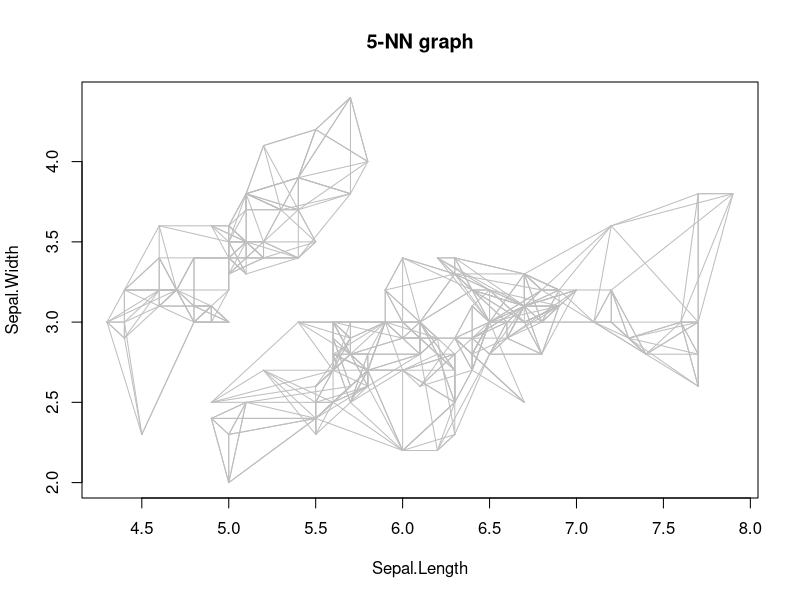
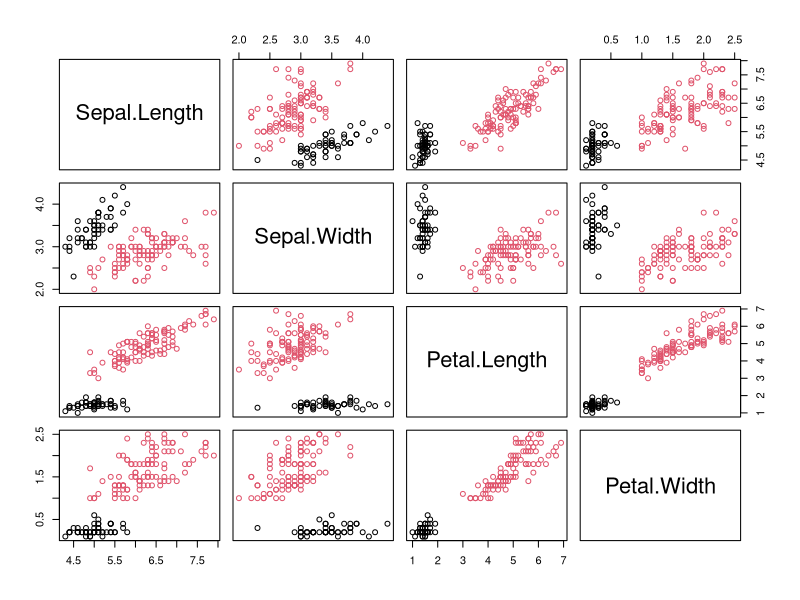
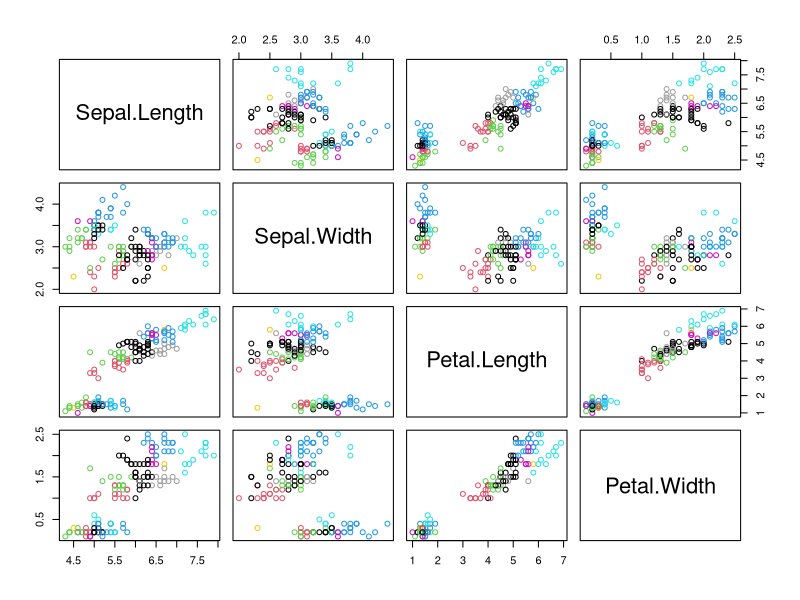

The R source for these figures, in order:
library(dbscan)


### Name: NN
### Title: Nearest Neighbors Auxiliary Functions
### Aliases: adjacencylist adjacencylist.kNN adjacencylist.frNN plot.NN NN
###   nn
### Keywords: model

### ** Examples

data(iris)
x <- iris[, -5]

# finding kNN directly in data (using a kd-tree)
nn <- kNN(x, k=5)
nn

# plot the kNN where NN are shown as line conecting points.
plot(nn, x)

# show the first few elements of the adjacency list
head(adjacencylist(nn))

# create a graph and find connected components (if igraph is installed)
if("igraph" %in% installed.packages()){
  library("igraph")
  g <- graph_from_adj_list(adjacencylist(nn))
  comp <- components(g)
  plot(x, col = comp$membership)

  # detect clusters (communities) with the label propagation algorithm
  cl <- membership(cluster_label_prop(g))
  plot(x, col = cl)
}
